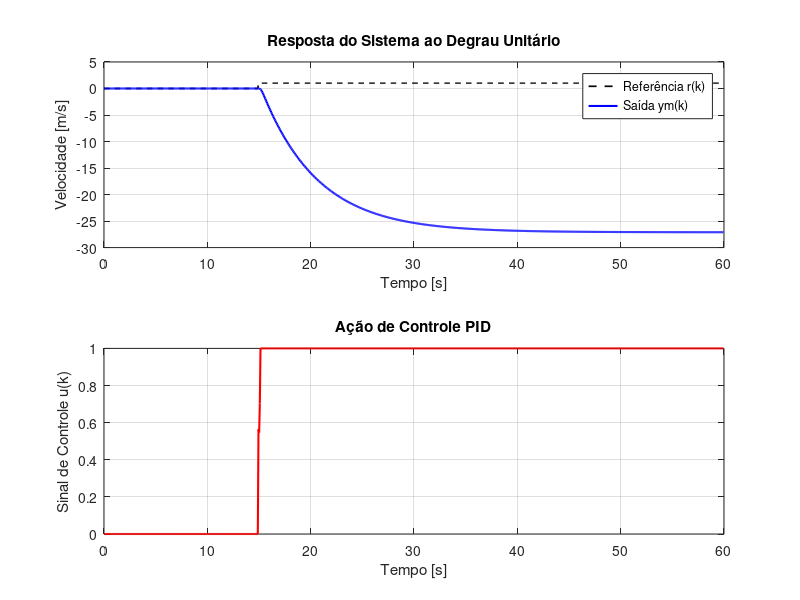

Here is the MATLAB script that generated this plot: (Note: this script raises an error after producing the figure.)
%% Atividade A1: Estudo de caso para o controle de velocidade longitudinal de um quadricóptero.
clear all; close all; clc;

%% Setup
% Carregando os coeficientes do modelo de 2ª ordem
load('sys_mod01.mat');
Ts = model.Ts;
Az = model.Az; a1 = Az(2); a2 = Az(3);
Bz = model.Bz; b0 = Bz(2); b1 = Bz(3);
Gz = tf(Bz,Az,Ts);

% Configurações
tfinal = 60; % em segundos
N = round( tfinal/Ts ); % numero total de amostras

%% Controlador PI-D
% Utilizando os mesmos valores de kp, ki e kd obtidos da sintonia do PID
load('control_pid.mat');
kp = control.kp; ki = control.ki; kd = control.kd;

% Aproximação Backward Difference
s0 = kp +ki*Ts +kd/Ts;
s1 = -kp -2*kd/Ts;
s2 = kd/Ts;

% Sinal de referencia (degrau unitario)
r = zeros(N,1); r(round(N/4):end)=1; 

% Condições iniciais e inicializacao
ym = zeros(N,1); um = zeros(N,1);
for k = 1:2
    r(k) = 0; ym(k) = 0; um(k) = 0;  
end

% Teste
for k = 3:N
    % Planta
    ym(k) = -a1*ym(k-1) -a2*ym(k-2) +b0*um(k-1) +b1*um(k-2); 

    %% Calcular o sinal de controle 
    um(k) = um(k-1) +(kp + ki*Ts)*r(k) -kp*r(k-1) - s0*ym(k) + s1*ym(k-1) + s2*ym(k-2);
    
    % Limitando o sinal de controle 
    if um(k) <= -1
        um(k) = -1;
    elseif um(k) >= 1
        um(k) = 1;
    end

end

% Plot
t = (0:N-1)' * Ts;

subplot(2,1,1)
plot(t, r, 'k--', 'LineWidth', 1.2); hold on;
plot(t, ym, 'b', 'LineWidth', 1.5);
legend('Referência r(k)', 'Saída ym(k)', 'Location', 'northeast');
xlabel('Tempo [s]');
ylabel('Velocidade [m/s]');
title('Resposta do Sistema ao Degrau Unitário');
grid on;

subplot(2,1,2)
plot(t, um, 'r', 'LineWidth', 1.5);
xlabel('Tempo [s]');
ylabel('Sinal de Controle u(k)');
title('Ação de Controle PID');
grid on;

%% Analise das restricoes
% Sobressinal máximo
overshoot = ((max(ym) - r(end)) /  r(end)) * 100;
fprintf('Overshoot: %.2f %%\n', overshoot);

% Tempo de assentamento
tol = 0.05 * r(end); % tolerancia de 5%

idx_start = find(r > 0, 1, 'first');  % indice do inicio do degrau
idx_settle = find(abs(ym - r(end)) > tol, 1, 'last'); % indice onde y se aproxima de r

t_settle = t(idx_settle) - t(idx_start);
fprintf('Settling time: %.2f s\n', t_settle);

%% Salvando o controlador
control.kp = kp;
control.ki = ki;
control.kd = kd;
%control.Cz = Cz;
control.Ts = Ts;
save 'control_pi_d.mat' control;